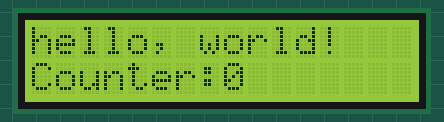
This sketch was run on a simulated ESP32. Parts: 16×2 character LCD.

Above: at 0.1 s.
At 4.2 s:
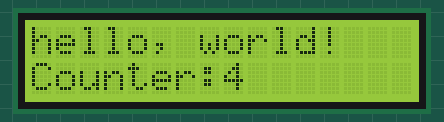
At 9.2 s:
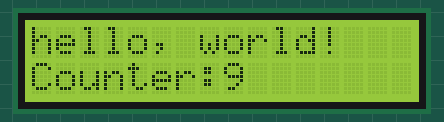
At 19.3 s:
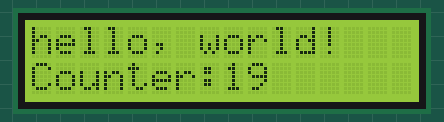
At 28.4 s:
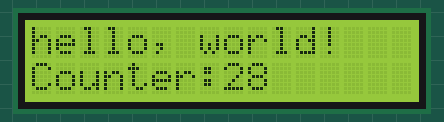
At 38.5 s:
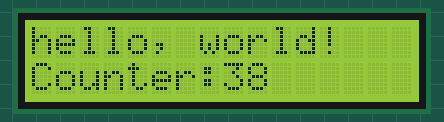

The sketch:

Sketch_20.1_Display_the_string_on_LCD1602.ino
```cpp
/**********************************************************************
  Filename    : Drive LiquidCrystal I2C to display characters
  Description : I2C is used to control the display characters of LCD1602.
  Auther      : www.freenove.com
  Modification: 2020/07/11
**********************************************************************/
#include <LiquidCrystal_I2C.h>
#include <Wire.h>

#define SDA 13                    //Define SDA pins
#define SCL 14                    //Define SCL pins

/*
 * note:If lcd1602 uses PCF8574T, IIC's address is 0x27,
 *      or lcd1602 uses PCF8574AT, IIC's address is 0x3F.
*/
LiquidCrystal_I2C lcd(0x27,16,2);
void setup() {
  Wire.begin(SDA, SCL);           // attach the IIC pin
  lcd.init();                     // LCD driver initialization
  lcd.backlight();                // Open the backlight
  lcd.setCursor(0,0);             // Move the cursor to row 0, column 0
  lcd.print("hello, world!");     // The print content is displayed on the LCD
}

void loop() {
  lcd.setCursor(0,1);             // Move the cursor to row 1, column 0
  lcd.print("Counter:");          // The count is displayed every second
  lcd.print(millis() / 1000);
  delay(1000);
}
```

Measured:
- what the display in image 1 shows lasts 1.0 s, from 4.1 s to 5.1 s
